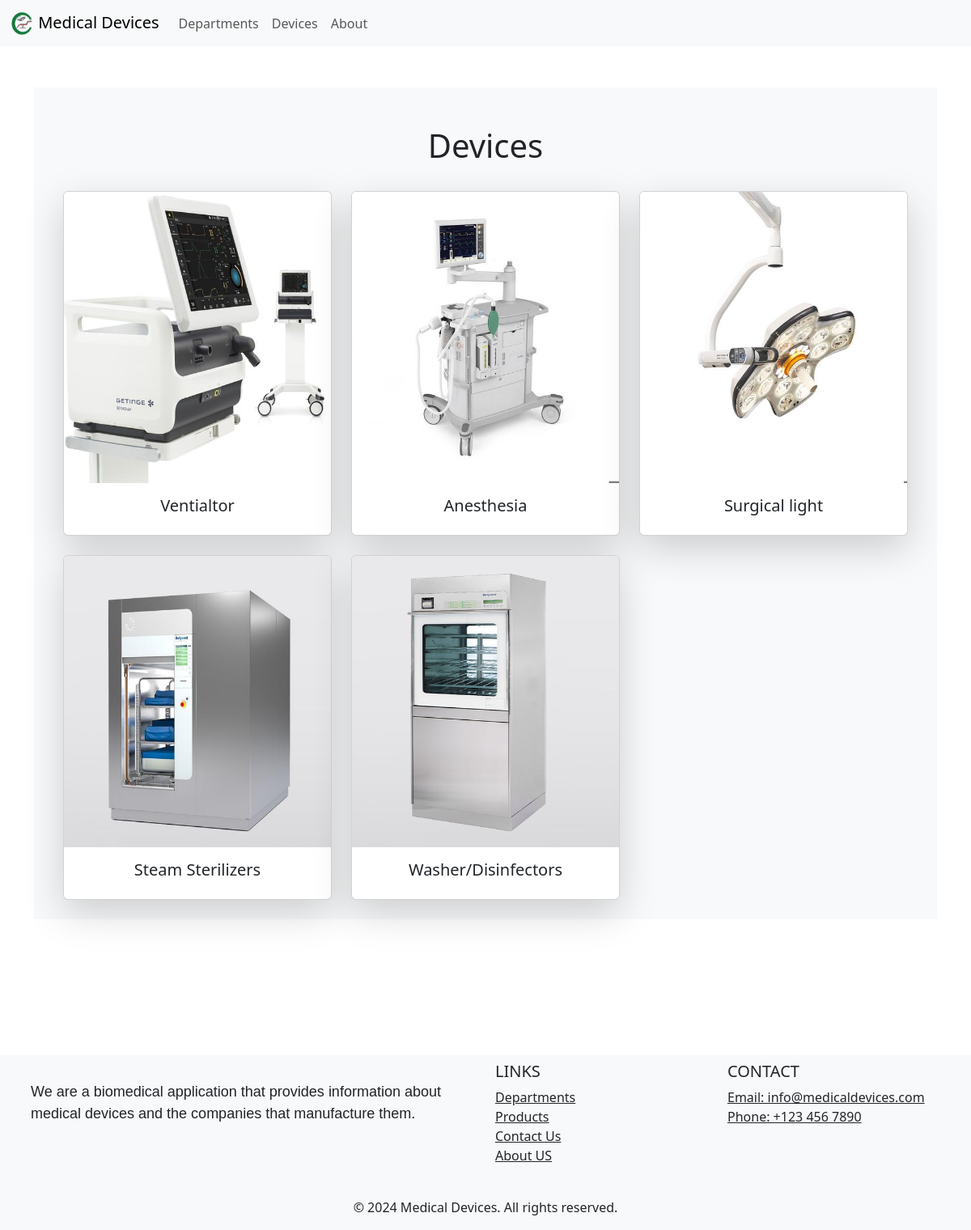
/devices, run on an earlier commit of the app's database.
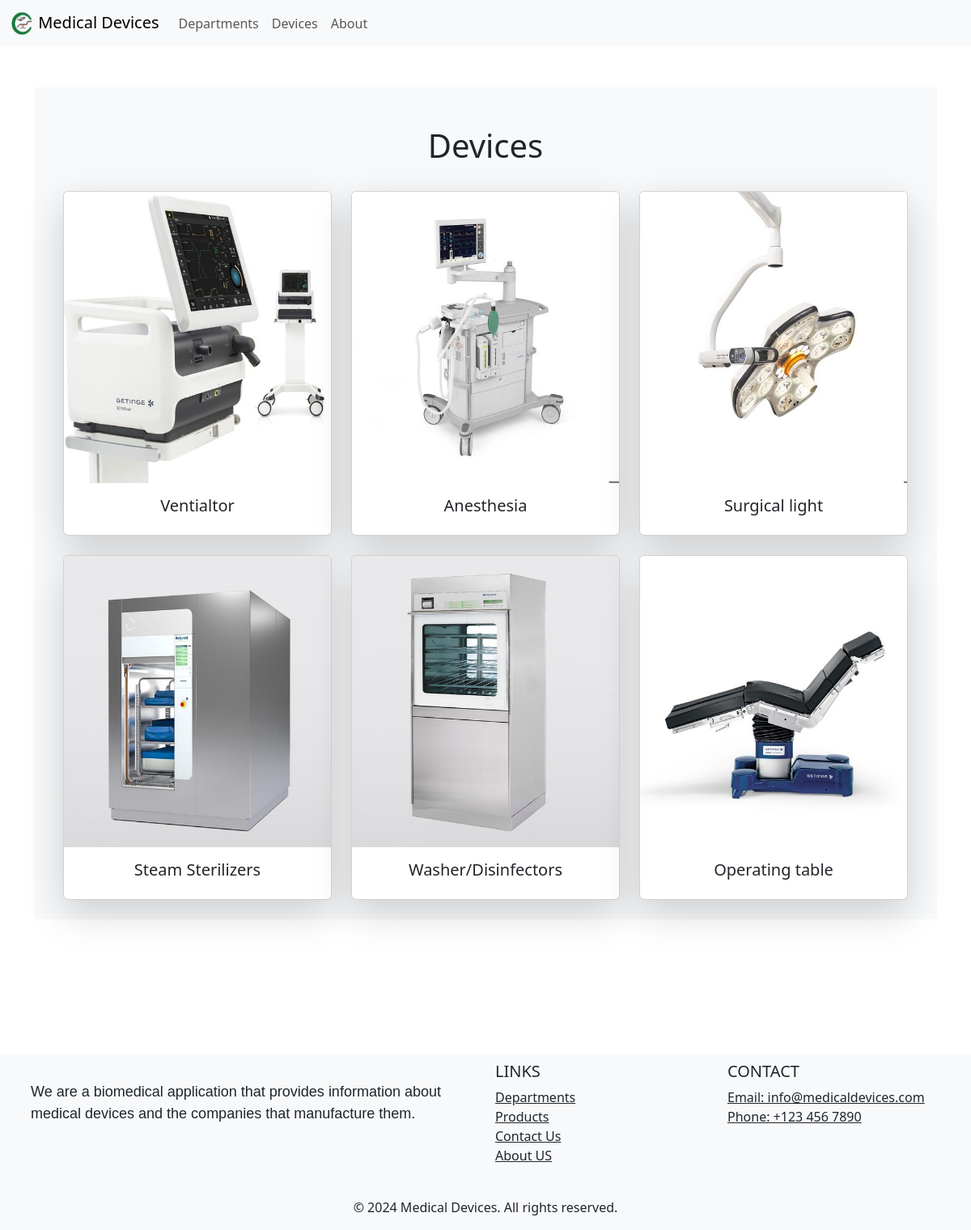
And on a later commit of the database.
### app.py (models this page shows, shortened)
class Device(db.Model):
	id = db.Column(db.Integer, primary_key=True)
	device_name = db.Column(db.String(100), nullable=False)
	description = db.Column(db.Text, nullable=False)  # New field for device description
	department_id = db.Column(db.Integer, db.ForeignKey('department.id'))
	models = db.relationship('Model', backref='device', lazy=True)

class Model(db.Model):
	id = db.Column(db.Integer, primary_key=True)
	model_name = db.Column(db.String(100), nullable=False)
	description = db.Column(db.Text, nullable=False)  # New field for model description
	image_filename = db.Column(db.String(100), nullable=False, default='logo2.png')
	device_id = db.Column(db.Integer, db.ForeignKey('device.id'))

### app.py (the view)
@app.route('/devices')
def devices():
	devices = Device.query.all()
	image_filename = 'logo2.png'
	return render_template("devices.html", devices=devices, image_filename=image_filename)

### Templates/devices.html (shortened to what this page needs)
{% extends "layout.html" %}
{% block content %}
<div class="container mt-5">
	<div class="bg-light cont p-4">
		<div class="container bg-light">
			<a href="{{ url_for('devices') }}" class="text-decoration-none text-dark">
				<h1 class="text-center mt-4">Devices</h1>
			</a>
			{% if devices %}
			<div class="row">
				{% for device in devices %}
				{% if device.models %}
				{% set image_filename = device.models[0].image_filename %}
				{% endif %}
				<div class="col-md-4">
					<a href="{{ url_for('show_device', id = device.id)}}" class="text-decoration-none">
						<div class="card mt-4 shadow-lg mycard-hover">
							<img src="{{url_for('static', filename='images/' + image_filename)}}" class="card-img-top"
								alt="Image Title">
							<div class="card-body">
								<h5 class="card-title text-center">{{ device.device_name }}</h5>
							</div>
						</div>
					</a>
				</div>
				{% endfor %}
			</div>
			{% else%}
			<br>
			<h2 class="text center">There is no Devices to show!</h2>
			{% endif %}
	</div>
</div>
<br />
<br />
<br />
<br />
<br />
{% endblock content %}

### Templates/layout.html (shortened to what this page needs)
<!doctype html>
<html lang="en">
<head>
	<link href="https://cdn.jsdelivr.net/npm/bootstrap@5.3.3/dist/css/bootstrap.min.css" rel="stylesheet"
>
	<link href="{{ url_for('static', filename='css/styles.css')}}" rel="stylesheet">
</head>
<body>
	<nav class="navbar navbar-expand-lg bg-body-tertiary fixed-top">
		<div class="container-fluid">
			<a class="navbar-brand" href="{{ url_for('index') }}">
				<img src="{{ url_for('static', filename='images/logo.png') }}" alt="Logo" width="30" height="30"
					class="d-inline-block align-text-top">
				Medical Devices
			</a>
			<div class="collapse navbar-collapse" id="navbarNav">
				<ul class="navbar-nav">
					<li class="nav-item">
						<a class="nav-link" aria-current="page" href="{{ url_for('departments') }}">Departments</a>
					</li>
					<li class="nav-item">
						<a class="nav-link" href="{{ url_for('devices') }}">Devices</a>
					</li>
					<a class="nav-link" href="{{ url_for('about') }}">About</a>
				</ul>
			</div>
		</div>
	</nav>
	<div class="container-fluid" style="padding-top: 60px;">
	</div>
	{% block content %}{% endblock content %}
	</div>
	<footer class="bg-light text-center text-lg-start mt-5">
		<div class="container p-2">
			<div class="row">
				<div class="col-lg-6 col-md-12 mb-4 mb-md-0 mt-4">
					<p>
						We are a biomedical application that provides information about medical devices and the
						companies that manufacture them.
					</p>
				</div>
				<div class="col-lg-3 col-md-6 mb-4 mb-md-0">
					<h5 class="text-uppercase">Links</h5>
					<ul class="list-unstyled">
						<li>
							<a href="{{ url_for('departments') }}" class="text-dark">Departments</a>
						</li>
						<li>
							<a href="#" class="text-dark">Products</a>
						</li>
						<li>
							<a href="#" class="text-dark">Contact Us</a>
						</li>
						<li>
							<a href="{{ url_for('about') }}" class="text-dark">About US</a>
						</li>
					</ul>
				</div>
				<div class="col-lg-3 col-md-6 mb-4 mb-md-0">
					<h5 class="text-uppercase">Contact</h5>
					<ul class="list-unstyled">
						<li>
							<a href="#" class="text-dark">Email: info@medicaldevices.com</a>
						</li>
						<li>
							<a href="#" class="text-dark">Phone: +123 456 7890</a>
						</li>
					</ul>
				</div>
			</div>
		</div>
		<div class="text-center p-3 bg-light">
			© 2024 Medical Devices. All rights reserved.
		</div>
	</footer>
</body>
</html>

### static/css/styles.css (style rules this page uses)
p { font-size: 18px; font-family: 'Arial', sans-serif; }
.mycard-hover { width: 100%; }
.mycard-hover { width: 100%; transition: transform 0.25s ease, opacity 0.25s ease; }

What changed in the data, as far as the page shows it:
added Device: image_filename (picture), device_name "Operating table"
